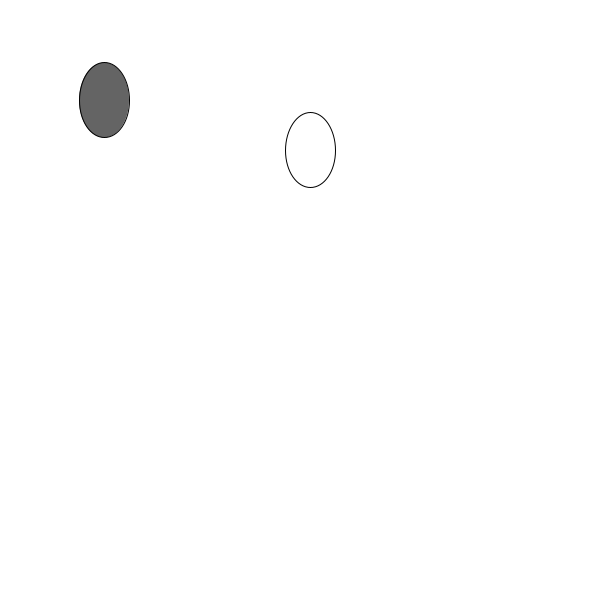
Frame 1 (no input)
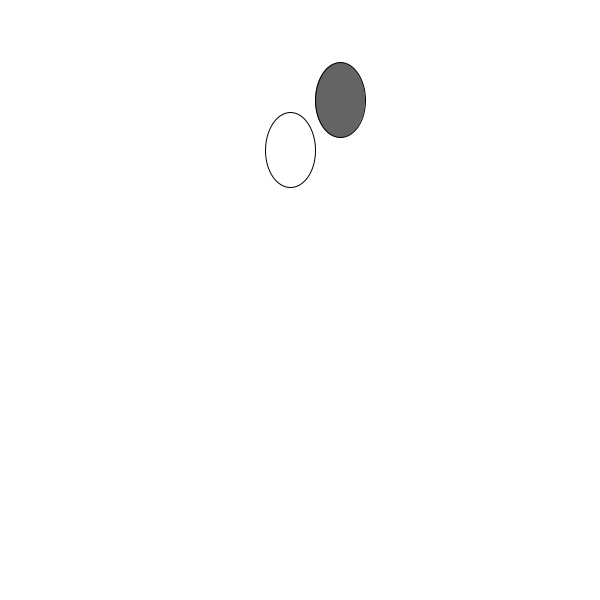
Frame 60 (the mouse pressed at the canvas centre just before this capture)
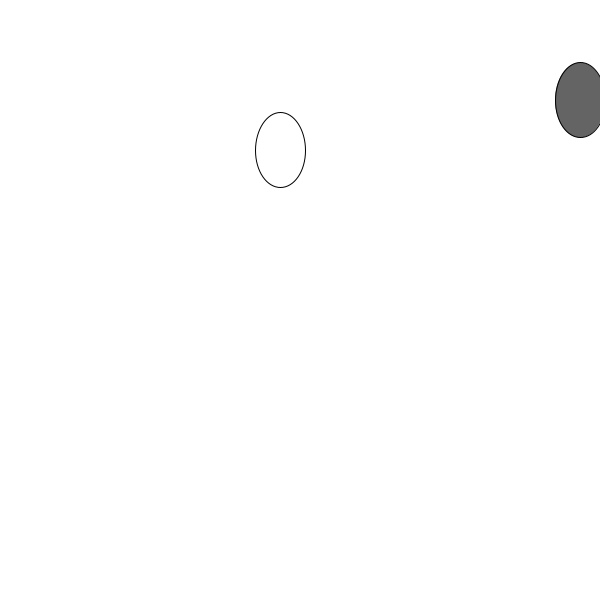
Frame 120 (the mouse held since frame 60 and released just before this capture)

The Processing sketch that drew these frames (run headless with seeded random() and noise(); from frame 60 on, the mouse is pressed at the canvas centre):

// Processing sketch: processing_79310
// ── processing_79310.pde

Ball bBall1;
Ball bBall2;
float vx = 2;
float vy = 1;
float x = 0;
float y = 10;
float frictionx = .998;
float frictiony = -.75;
float gravity = .04;

void setup(){
  size(600,600);
  bBall1 = new Ball(100,100,100,4);
  bBall2 = new Ball(300,300,150,10);
}

void draw(){
  background(255);
  vy += gravity;
  vx *= frictionx;
  x += vx;
  y += vy;
  
  if(y > height){
    y = height;
    vy *= frictiony;
  }
  
  bBall1.move();
  bBall1.display();
  bBall2.move();
  bBall2.display();
}

class Ball{
  color c;
  float xpos;
  float ypos;
  float xspeed;
  
  Ball(color tempC, float tempXpos, float tempYpos, float tempXspeed){
    c = tempC;
    xpos = tempXpos;
    ypos = tempYpos;
    xspeed = tempXspeed;
  }
  
  void display(){
    stroke(0);
    fill(c);
    ellipseMode(CENTER);
    ellipse(xpos,ypos,50,75);
    
  }
  
  void move(){
    xpos = xpos + xspeed;
    if(xpos > width){
      xpos = 0;
    }
  }
}
